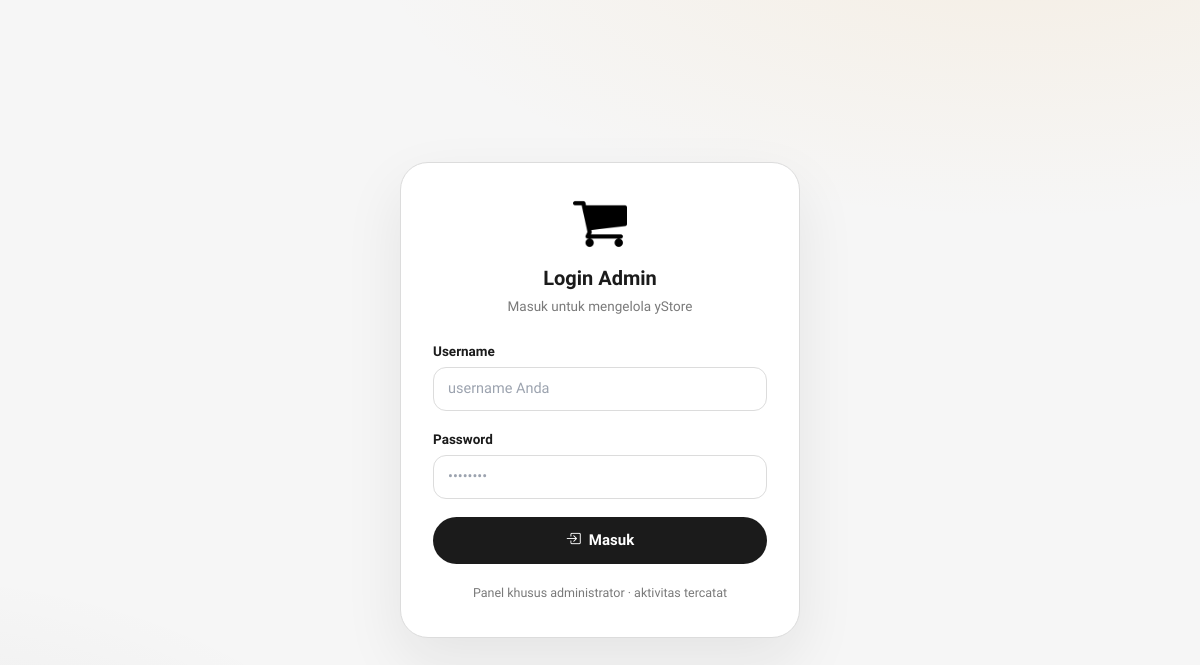
The app's page /index.php/admin/auth/login with its own data.
### tables this page shows
CREATE TABLE `stores` (
  `id` int(11) UNSIGNED NOT NULL DEFAULT 1,
  `name` varchar(100) NOT NULL,
  `tagline` varchar(255) DEFAULT NULL,
  `address` text DEFAULT NULL,
  `phone` varchar(30) DEFAULT NULL,
  `whatsapp` varchar(30) DEFAULT NULL COMMENT 'angka saja, diawali kode negara, mis. 6281234567890',
  `about` text DEFAULT NULL,
  `hero_line1` varchar(255) DEFAULT NULL COMMENT 'teks judul beranda baris 1, penanda [gambar]',
  `hero_line2` varchar(255) DEFAULT NULL COMMENT 'teks judul beranda baris 2, penanda [gambar]',
  `hero_pill1` varchar(255) DEFAULT NULL COMMENT 'gambar judul 1: nama file di assets/uploads/hero/ atau URL http(s); kosong = tanpa gambar',
  `hero_pill2` varchar(255) DEFAULT NULL COMMENT 'gambar judul 2: sama seperti hero_pill1',
  `logo` varchar(255) DEFAULT NULL,
  `instagram` varchar(255) DEFAULT NULL,
  `facebook` varchar(255) DEFAULT NULL,
  `created_at` datetime NOT NULL DEFAULT current_timestamp(),
  `updated_at` datetime NOT NULL DEFAULT current_timestamp() ON UPDATE current_timestamp()
);

### application/controllers/admin/Auth.php (called while the page is built, shortened)
<?php
class Auth extends CI_Controller {
	private $maxAttempts = 5;
	private $lockMinutes = 15;
	public function __construct()
	{
		$this->load->model('Admin_model');
		$this->load->model('Store_model');
		$this->store = $this->Store_model->getStore();
	}
	public function login()
	{
		$ip = $this->input->ip_address();
		$this->form_validation->set_rules('username', 'Username', 'required');
		$this->form_validation->set_rules('password', 'Password', 'required');
		if ($this->form_validation->run() === FALSE)
		{
			$data['title']   = 'Login Admin';
			$data['blocked'] = $this->Admin_model->countFailedAttempts($ip, $this->lockMinutes) >= $this->maxAttempts;
			$this->load->view('admin/login', $data);
			return;
		}
		$this->Admin_model->recordFailedAttempt($ip);
	}
}

### index.php (called while the page is built, shortened)
<?php
require_once BASEPATH.'core/CodeIgniter.php';

### application/models/Store_model.php (called while the page is built, shortened)
<?php
class Store_model extends CI_Model {
	public function getStore()
	{
		return $this->db->get_where('stores', array('id' => 1))->row();
	}
}

### application/views/admin/login.php (the view, shortened to what this page needs)
<?php defined('BASEPATH') OR exit('No direct script access allowed');
$this->load->view('admin/templates/head', array('title' => isset($title) ? $title : 'Login Admin'));
?>
<div class="a-login">
	<div class="a-login-card">
		<div class="a-login-brand">
<?php if ( ! empty($this->store->logo)): ?>
			<img src="<?php echo base_url('assets/uploads/logos/' . html_escape($this->store->logo)); ?>" alt="<?php echo html_escape($this->store->name ?? 'yStore'); ?>">
<?php else: ?>
			<span class="a-mark"><i class="bi bi-bag"></i></span>
<?php endif; ?>
			<div>
				<h1>Login Admin</h1>
				<p>Masuk untuk mengelola <?php echo html_escape($this->store->name ?? 'yStore'); ?></p>
			</div>
		</div>
		<?php echo form_open('admin/auth/login'); ?>
			<div class="a-field">
				<label class="a-label" for="username">Username</label>
				<input type="text" name="username" id="username" class="a-input" value="<?php echo set_value('username'); ?>" placeholder="username Anda" autocomplete="username" required autofocus>
			</div>
			<div class="a-field">
				<label class="a-label" for="password">Password</label>
				<input type="password" name="password" id="password" class="a-input" placeholder="&bull;&bull;&bull;&bull;&bull;&bull;&bull;&bull;" required>
			</div>
			<button type="submit" class="a-btn a-btn-ink a-btn-block a-btn-lg">
				<i class="bi bi-box-arrow-in-right"></i> Masuk
			</button>
		<?php echo form_close(); ?>
		<p class="a-login-foot">Panel khusus administrator &middot; aktivitas tercatat</p>
	</div>
</div>
</body>
</html>

### application/views/admin/templates/head.php (shortened to what this page needs)
<!DOCTYPE html>
<html lang="id">
<head>
	<link rel="stylesheet" href="https://cdn.jsdelivr.net/npm/bootstrap-icons@1.11.3/font/bootstrap-icons.min.css">
	<script src="https://cdn.tailwindcss.com"></script>
	<link rel="stylesheet" href="<?php echo base_url('assets/admin/admin.css'); ?>">
</head>
<body class="a-admin">

### assets/admin/admin.css (style rules this page uses)
:root { --ink: #1b1b1b; --muted: #7a7a7a; --soft: #f6f6f6; --line: #dcdcdc; --accent: #e8a43a; --ok: #226340; --ok-bg: #e9f4ee; --ok-line: #cfe6d8; --danger: #d9534f; --danger-bg: #fdeeee; --danger-line: #f0c8c6; --warn-bg: #fdf3e2; --warn-line: #f0dcb5; --warn: #8a6116; }
body.a-admin { font-family: 'Urbanist', system-ui, -apple-system, 'Segoe UI', sans-serif; color: var(--ink); background: #fafafa; -webkit-font-smoothing: antialiased; }
.a-btn { display: inline-flex; align-items: center; justify-content: center; gap: 8px; padding: 10px 20px; border-radius: 99px; border: 1px solid transparent; font-family: inherit; font-size: 14px; font-weight: 600; line-height: 1.3; text-decoration: none; cursor: pointer; transition: background 0.15s ease, transform 0.15s ease, box-shadow 0.15s ease; }
.a-btn-ink { background: var(--ink); color: #fff; }
.a-btn-block { width: 100%; }
.a-btn-lg { padding: 13px 24px; font-size: 15px; }
.a-label { display: block; font-size: 13.5px; font-weight: 600; margin-bottom: 6px; }
.a-input, .a-select, .a-textarea { width: 100%; padding: 10px 14px; border: 1px solid var(--line); border-radius: 13px; background: #fff; color: var(--ink); font-family: inherit; font-size: 14.5px; transition: border-color 0.15s ease, box-shadow 0.15s ease; }
.a-field { margin-bottom: 18px; }
.a-login { min-height: 100vh; display: grid; place-items: center; padding: 24px; background: radial-gradient(1100px 500px at 85% -10%, rgba(232, 164, 58, 0.10), transparent 60%), radial-gradient(900px 520px at -10% 110%, rgba(27, 27, 27, 0.06), transparent 60%), var(--soft); }
.a-login-card { width: 100%; max-width: 400px; background: #fff; border: 1px solid var(--line); border-radius: 28px; padding: 34px 32px; box-shadow: 0 24px 60px rgba(27, 27, 27, 0.08); }
.a-login-brand { display: flex; flex-direction: column; align-items: center; gap: 12px; text-align: center; margin-bottom: 24px; }
.a-login-brand img { height: 54px; object-fit: contain; }
.a-login-brand h1 { font-size: 20px; font-weight: 700; margin: 0; }
.a-login-brand p { font-size: 13.5px; color: var(--muted); margin: 3px 0 0; }
.a-login-foot { text-align: center; font-size: 12.5px; color: var(--muted); margin-top: 20px; }

### records on screen
stores: logo (picture), name "yStore"
